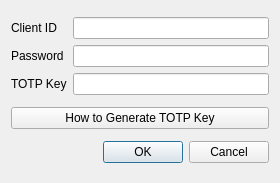
<?xml version="1.0" encoding="UTF-8"?>
<ui version="4.0">
 <class>Dialog</class>
 <widget class="QDialog" name="Dialog">
  <property name="geometry">
   <rect>
    <x>0</x>
    <y>0</y>
    <width>280</width>
    <height>183</height>
   </rect>
  </property>
  <property name="windowTitle">
   <string>Dialog</string>
  </property>
  <layout class="QGridLayout" name="gridLayout">
   <item row="2" column="0">
    <widget class="QDialogButtonBox" name="buttonBox">
     <property name="orientation">
      <enum>Qt::Horizontal</enum>
     </property>
     <property name="standardButtons">
      <set>QDialogButtonBox::Cancel|QDialogButtonBox::Ok</set>
     </property>
    </widget>
   </item>
   <item row="0" column="0">
    <layout class="QGridLayout" name="gridLayout_2">
     <item row="1" column="1">
      <widget class="QLineEdit" name="password_line"/>
     </item>
     <item row="2" column="1">
      <widget class="QLineEdit" name="totp_key_line"/>
     </item>
     <item row="0" column="1">
      <widget class="QLineEdit" name="client_id_line"/>
     </item>
     <item row="1" column="0">
      <widget class="QLabel" name="label_2">
       <property name="text">
        <string>Password</string>
       </property>
      </widget>
     </item>
     <item row="2" column="0">
      <widget class="QLabel" name="label_3">
       <property name="text">
        <string>TOTP Key</string>
       </property>
      </widget>
     </item>
     <item row="0" column="0">
      <widget class="QLabel" name="label">
       <property name="text">
        <string>Client ID</string>
       </property>
      </widget>
     </item>
    </layout>
   </item>
   <item row="1" column="0">
    <widget class="QPushButton" name="how_to_button">
     <property name="text">
      <string>How to Generate TOTP Key</string>
     </property>
    </widget>
   </item>
  </layout>
 </widget>
 <tabstops>
  <tabstop>client_id_line</tabstop>
  <tabstop>password_line</tabstop>
  <tabstop>totp_key_line</tabstop>
 </tabstops>
 <resources/>
 <connections>
  <connection>
   <sender>buttonBox</sender>
   <signal>accepted()</signal>
   <receiver>Dialog</receiver>
   <slot>accept()</slot>
   <hints>
    <hint type="sourcelabel">
     <x>248</x>
     <y>254</y>
    </hint>
    <hint type="destinationlabel">
     <x>157</x>
     <y>274</y>
    </hint>
   </hints>
  </connection>
  <connection>
   <sender>buttonBox</sender>
   <signal>rejected()</signal>
   <receiver>Dialog</receiver>
   <slot>reject()</slot>
   <hints>
    <hint type="sourcelabel">
     <x>316</x>
     <y>260</y>
    </hint>
    <hint type="destinationlabel">
     <x>286</x>
     <y>274</y>
    </hint>
   </hints>
  </connection>
 </connections>
</ui>
